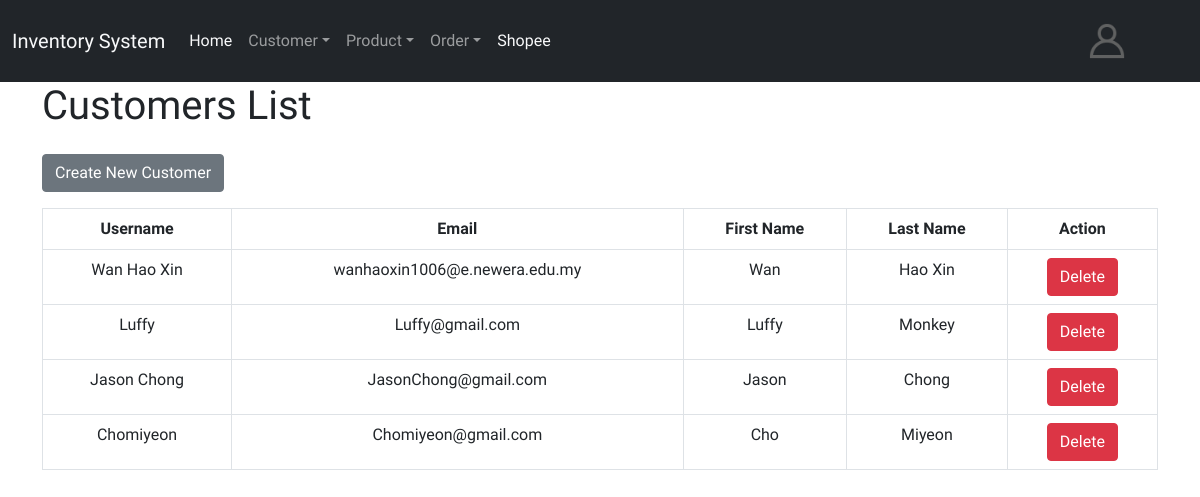
The page /FYP/customer_read.php (signed in) on the database its author committed.
### tables this page shows
CREATE TABLE `customer` (
  `username` varchar(15) NOT NULL,
  `email` varchar(30) NOT NULL,
  `first_name` varchar(30) DEFAULT NULL,
  `last_name` varchar(30) DEFAULT NULL
);

### FYP/customer_read.php (the view, shortened to what this page needs)
<!DOCTYPE HTML>
<html>
<head>
    <link href="https://cdn.jsdelivr.net/npm/bootstrap@5.0.1/dist/css/bootstrap.min.css" rel="stylesheet">
</head>
<body>
    <?php
    include 'config/navbar.php';
    ?>
    <div class="container">
        <div class="page-header">
            <h1>Customers List</h1>
        </div>
        <?php
        include 'config/database.php';
        $query = "SELECT username, email, first_name, last_name FROM customer ORDER BY username DESC";
        $stmt = $con->prepare($query);
        $stmt->execute();
        $num = $stmt->rowCount();
        echo "<div class='text-left'>";
        echo "<a href='create_customer.php' class='btn btn-secondary m-b-1em my-3'>Create New Customer</a>";
        echo "</div>";
        if ($num > 0) {
            echo "<table class='table table-hover table-responsive table-bordered'>";
            echo "<tr class='text-center'>";
            echo "<th>Username </th>";
            echo "<th>Email</th>";
            echo "<th>First Name</th>";
            echo "<th>Last Name</th>";
            echo "<th>Action</th>";
            echo "</tr>";
            while ($row = $stmt->fetch(PDO::FETCH_ASSOC)) {
                extract($row);
                echo "<tr class='text-center'>";
                echo "<td>{$username}</td>";
                echo "<td>{$email}</td>";
                echo "<td>{$first_name}</td>";
                echo "<td>{$last_name}</td>";
                echo "<td>";
                echo "<a href='#' onclick='delete_customerFunction(\"{$username}\");'  class='btn btn-danger'>Delete</a>";
                echo "</td>";
                echo "</tr>";
            }
            echo "</table>";
        } else {
            echo "<div class='alert alert-danger'>No records found.</div>";
        }
        ?>
    </div>
</body>
</html>

### FYP/customer_read.php (style rules this page uses)
body { font-family: 'Mochiy Pop One', sans-serif; }

### FYP/config/navbar.php (style rules this page uses)
body { font-family: 'Mochiy Pop One', sans-serif; }

### rows shown on the page
customer: username "Wan Hao Xin", email "wanhaoxin1006@e.newera.edu.my", first_name "Wan", last_name "Hao Xin"
customer: username "Luffy", email "Luffy@gmail.com", first_name "Luffy", last_name "Monkey"
customer: username "Jason Chong", email "JasonChong@gmail.com", first_name "Jason", last_name "Chong"
customer: username "Chomiyeon", email "Chomiyeon@gmail.com", first_name "Cho", last_name "Miyeon"
